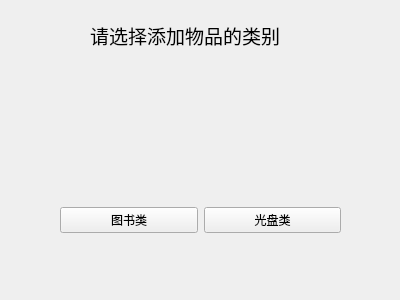
<?xml version="1.0" encoding="UTF-8"?>
<ui version="4.0">
 <class>categoryChoosingWindow</class>
 <widget class="QWidget" name="categoryChoosingWindow">
  <property name="geometry">
   <rect>
    <x>0</x>
    <y>0</y>
    <width>400</width>
    <height>300</height>
   </rect>
  </property>
  <property name="windowTitle">
   <string>添加物品</string>
  </property>
  <widget class="QLabel" name="label">
   <property name="geometry">
    <rect>
     <x>90</x>
     <y>20</y>
     <width>230</width>
     <height>30</height>
    </rect>
   </property>
   <property name="font">
    <font>
     <pointsize>14</pointsize>
    </font>
   </property>
   <property name="text">
    <string>请选择添加物品的类别</string>
   </property>
  </widget>
  <widget class="QLabel" name="pictureOfBooks">
   <property name="geometry">
    <rect>
     <x>70</x>
     <y>60</y>
     <width>121</width>
     <height>111</height>
    </rect>
   </property>
   <property name="text">
    <string/>
   </property>
   <property name="scaledContents">
    <bool>true</bool>
   </property>
  </widget>
  <widget class="QLabel" name="pictureOfCDs">
   <property name="geometry">
    <rect>
     <x>218</x>
     <y>60</y>
     <width>121</width>
     <height>111</height>
    </rect>
   </property>
   <property name="text">
    <string/>
   </property>
   <property name="scaledContents">
    <bool>true</bool>
   </property>
  </widget>
  <widget class="QWidget" name="layoutWidget">
   <property name="geometry">
    <rect>
     <x>60</x>
     <y>180</y>
     <width>281</width>
     <height>81</height>
    </rect>
   </property>
   <layout class="QHBoxLayout" name="horizontalLayout">
    <item>
     <widget class="QPushButton" name="categoryBooks">
      <property name="text">
       <string>图书类</string>
      </property>
     </widget>
    </item>
    <item>
     <widget class="QPushButton" name="categoryCDs">
      <property name="text">
       <string>光盘类</string>
      </property>
     </widget>
    </item>
   </layout>
  </widget>
 </widget>
 <resources/>
 <connections/>
</ui>
